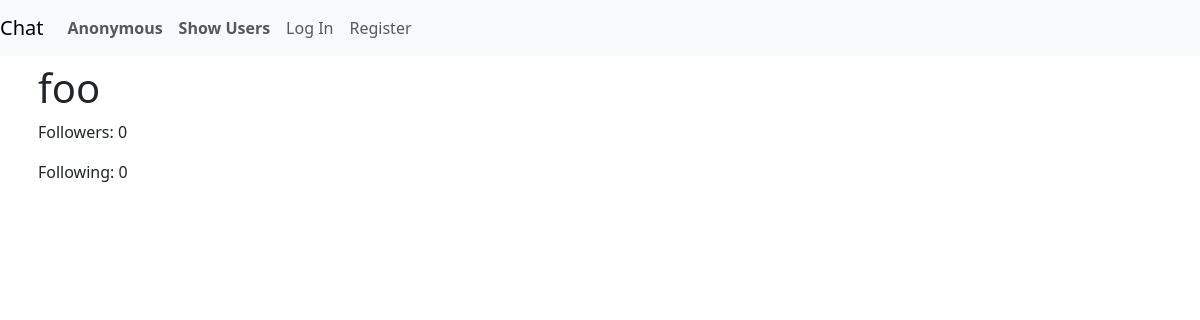
The app's page /user/6/, older data.
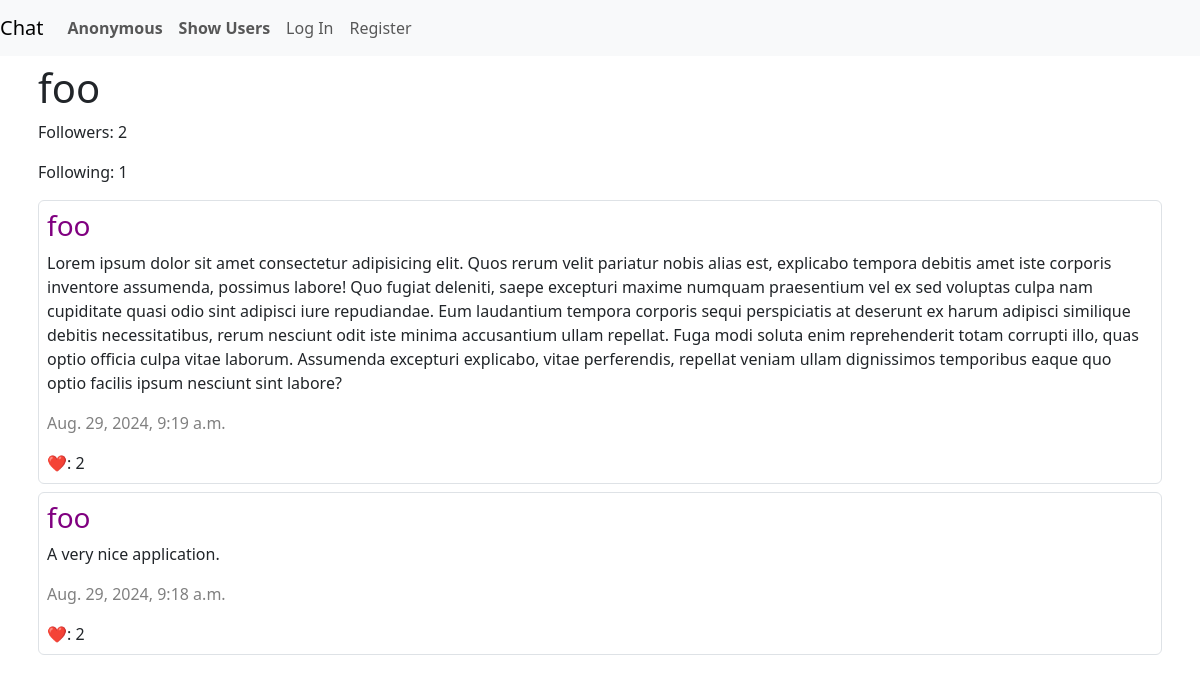
The same page, newer data.
### chat/models.py (models this page shows)
class User(AbstractUser):
    karma = models.IntegerField()
    groups = models.ManyToManyField(
        'auth.Group',
        related_name='chat_users',
        blank=True,
        help_text='The groups this user belongs to.',
        verbose_name='groups',
    )
    user_permissions = models.ManyToManyField(
        'auth.Permission',
        related_name='chat_user_permissions',
        blank=True,
        help_text='Specific permissions for this user.',
        verbose_name='user permissions',
    )
    following = models.ManyToManyField("self", symmetrical=False, related_name="followers", blank=True)

class Posts(models.Model):
    id = models.AutoField(primary_key=True)
    content = models.TextField()
    timestamp = models.DateTimeField(auto_now_add=True)
    user = models.ForeignKey(User, on_delete=models.CASCADE, related_name='user_posts')
    likes = models.ManyToManyField(User, related_name="liked_posts", blank=True)

### chat/views.py (the view)
# urls.py: path("user/<int:user_id>/", views.user_profile, name="user_profile"),
def user_profile(request, user_id):
    if request.method == 'POST':
        target_user = get_object_or_404(User, pk=user_id)
        new_chat = Chat.objects.filter(users=target_user).filter(users=request.user).first()
        if not new_chat:
            new_chat = Chat.objects.create()
            new_chat.users.add(request.user, target_user)
        return redirect("chat_room", chat_id=new_chat.id)
    else:
        user = get_object_or_404(User, id=user_id)
        posts = user.user_posts.all().order_by("-timestamp")
        paginator = Paginator(posts, 10)
        page_number = request.GET.get('page')
        page_obj = paginator.get_page(page_number)
        return render(request, "chat/user_profile.html", {
            "user": user,
            "page_obj": page_obj,
        })

### chat/templates/chat/user_profile.html (shortened to what this page needs)
{% extends "chat/layout.html" %}
{% load static %}
{% block body %}
<div class="container p-2">
    <h1>{{ user }}</h1>
    <p class="mt-2">
        Followers: <span>{{ user.followers.count }}</span>
    </p>
    <p>
        Following: <span>{{ user.following.count }}</span>
    </p>
    {% for post in page_obj %}
        <div id="{{ post.id }}" class="border rounded-2 p-2 mt-2">
            <h3>
                <a href="{% url 'user_profile' post.user.id %}"
                style="color: purple; text-decoration: none;">
                    {{ post.user }}
                </a>
            </h3>
            <p id="post_content_{{ post.id }}">{{ post.content }}</p>
            <p><span style="color: gray; font-weight: 100;">{{ post.timestamp }}</span></p>
            <span>❤️: <span id="like_count_{{ post.id }}">{{ post.likes.count }}</span></span>
        </div>
        {% endfor %}
        <div class="pagination p-2">
        </div>
</div>
{% endblock %}

Row changes from the older to the newer data that the page shows:
changed User "foo": followers.count "0" → "2"; following.count "0" → "1"
added Posts: user "foo", content "Lorem ipsum dolor sit amet consectetur adipisicing elit. Quos rerum velit pariatur nobis alias est, explicabo tempora debitis amet iste corporis inventore assumenda, possimus labore! Quo fugiat deleniti, saepe excepturi maxime numquam praesentium vel ex sed voluptas culpa nam cupiditate quasi odio sint adipisci iure repudiandae. Eum laudantium tempora corporis sequi perspiciatis at deserunt ex harum adipisci similique debitis necessitatibus, rerum nesciunt odit iste minima accusantium ullam repellat. Fuga modi soluta enim reprehenderit totam corrupti illo, quas optio officia culpa vitae laborum. Assumenda excepturi explicabo, vitae perferendis, repellat veniam ullam dignissimos temporibus…", timestamp "Aug. 29, 2024, 9:19 a.m.", likes.count "2"
added Posts: user "foo", content "A very nice application.", timestamp "Aug. 29, 2024, 9:18 a.m.", likes.count "2"
